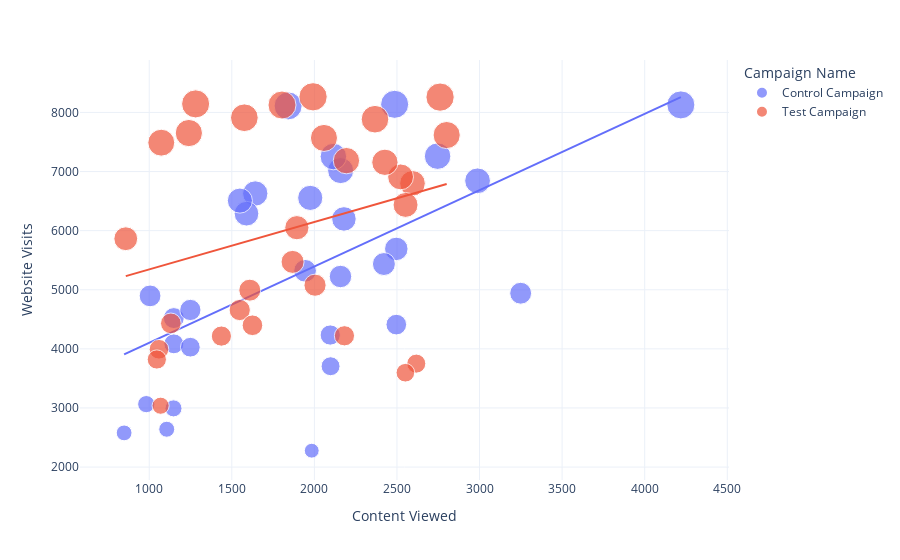

Notebook source saved alongside this figure:
### Markdown cell above
#### Graph 5: Content Viewed vs Website Clicks

### Code cell
figure = px.scatter(data_frame = ab_data, 
                    x="Content Viewed",
                    y="Website Visits", 
                    size="Website Visits", 
                    color= "Campaign Name", 
                    trendline="ols")
figure.show()

### Figure 1 — Plotly figure (JSON) as saved in the notebook; plotly's stock layout.template omitted (floating-point values rounded to 4 significant figures)
{"data": [{"hovertemplate": "Campaign Name=Control Campaign<br>Content Viewed=%{x}<br>Website Visits=%{marker.size}<extra></extra>", "legendgroup": "Control Campaign", "marker": {"color": "#636efa", "size": [7016, 2277, 8137, 2993, 6554, 4521, 4896, 5224, 6628, 7253, 3706, 8110, 2578, 5691, 6843, 4410, 4085, 4234, 5435, 4941, 6287, 8127, 6508, 4658, 3065, 5321.0, 4028, 2640, 7260, 6198], "sizemode": "area", "sizeref": 20.66, "symbol": "circle"}, "mode": "markers", "name": "Control Campaign", "orientation": "v", "showlegend": true, "type": "scatter", "x": [2159, 1984, 2486, 1147, 1975, 1149, 1005, 2158, 1642, 2115, 2098, 1841, 848, 2496, 2988, 2496, 1149, 2096, 2421, 3249, 1589, 4219, 1549, 1249, 982, 1944.0, 1249, 1106, 2746, 2179], "xaxis": "x", "y": [7016, 2277, 8137, 2993, 6554, 4521, 4896, 5224, 6628, 7253, 3706, 8110, 2578, 5691, 6843, 4410, 4085, 4234, 5435, 4941, 6287, 8127, 6508, 4658, 3065, 5321.0, 4028, 2640, 7260, 6198], "yaxis": "y"}, {"hovertemplate": "<b>OLS trendline</b><br>Website Visits = 1.29125 * Content Viewed + 2810.87<br>R<sup>2</sup>=0.326398<br><br>Campaign Name=Control Campaign<br>Content Viewed=%{x}<br>Website Visits=%{y} <b>(trend)</b><extra></extra>", "legendgroup": "Control Campaign", "marker": {"color": "#636efa", "symbol": "circle"}, "mode": "lines", "name": "Control Campaign", "showlegend": false, "type": "scatter", "x": [848, 982, 1005, 1106, 1147, 1149, 1149, 1249, 1249, 1549, 1589, 1642, 1841, 1944.0, 1975, 1984, 2096, 2098, 2115, 2158, 2159, 2179, 2421, 2486, 2496, 2496, 2746, 2988, 3249, 4219], "xaxis": "x", "y": [3906.0, 4079.0, 4109.0, 4239.0, 4292.0, 4295.0, 4295.0, 4424.0, 4424.0, 4811.0, 4863.0, 4931.0, 5188.0, 5321.0, 5361.0, 5373.0, 5517.0, 5520.0, 5542.0, 5597.0, 5599.0, 5625.0, 5937.0, 6021.0, 6034.0, 6034.0, 6357.0, 6669.0, 7006.0, 8259.0], "yaxis": "y"}, {"hovertemplate": "Campaign Name=Test Campaign<br>Content Viewed=%{x}<br>Website Visits=%{marker.size}<extra></extra>", "legendgroup": "Test Campaign", "marker": {"color": "#EF553B", "size": [3038, 8125, 3750, 8264, 7568, 3993, 4993, 6800, 7910, 6909, 7617, 4657, 6050, 5471, 4431, 5077, 7156, 3596, 3820, 6435, 8144, 7651, 7885, 4399, 4216, 5863, 7488, 4221, 7184, 8259], "sizemode": "area", "sizeref": 20.66, "symbol": "circle"}, "mode": "markers", "name": "Test Campaign", "orientation": "v", "showlegend": true, "type": "scatter", "x": [1069, 1804, 2617, 1992, 2058, 1059, 1609, 2594, 1576, 2522, 2801, 1548, 1894, 1868, 1131, 2004, 2427, 2551, 1046, 2552, 1281, 1240, 2367, 1625, 1437, 858, 1073, 2182, 2194, 2761], "xaxis": "x", "y": [3038, 8125, 3750, 8264, 7568, 3993, 4993, 6800, 7910, 6909, 7617, 4657, 6050, 5471, 4431, 5077, 7156, 3596, 3820, 6435, 8144, 7651, 7885, 4399, 4216, 5863, 7488, 4221, 7184, 8259], "yaxis": "y"}, {"hovertemplate": "<b>OLS trendline</b><br>Website Visits = 0.801598 * Content Viewed + 4542.96<br>R<sup>2</sup>=0.078623<br><br>Campaign Name=Test Campaign<br>Content Viewed=%{x}<br>Website Visits=%{y} <b>(trend)</b><extra></extra>", "legendgroup": "Test Campaign", "marker": {"color": "#EF553B", "symbol": "circle"}, "mode": "lines", "name": "Test Campaign", "showlegend": false, "type": "scatter", "x": [858, 1046, 1059, 1069, 1073, 1131, 1240, 1281, 1437, 1548, 1576, 1609, 1625, 1804, 1868, 1894, 1992, 2004, 2058, 2182, 2194, 2367, 2427, 2522, 2551, 2552, 2594, 2617, 2761, 2801], "xaxis": "x", "y": [5231.0, 5381.0, 5392.0, 5400.0, 5403.0, 5450.0, 5537.0, 5570.0, 5695.0, 5784.0, 5806.0, 5833.0, 5846.0, 5989.0, 6040.0, 6061.0, 6140.0, 6149.0, 6193.0, 6292.0, 6302.0, 6440.0, 6488.0, 6565.0, 6588.0, 6589.0, 6622.0, 6641.0, 6756.0, 6788.0], "yaxis": "y"}], "layout": {"legend": {"itemsizing": "constant", "title": {"text": "Campaign Name"}, "tracegroupgap": 0}, "margin": {"t": 60}, "xaxis": {"anchor": "y", "domain": [0, 1], "title": {"text": "Content Viewed"}}, "yaxis": {"anchor": "x", "domain": [0, 1], "title": {"text": "Website Visits"}}}}
